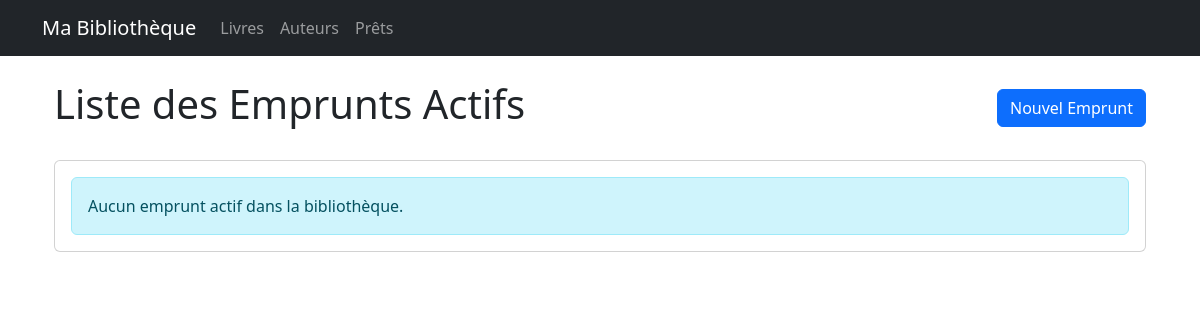
The page /catalogue/loans/ (signed in) on the database as committed earlier.
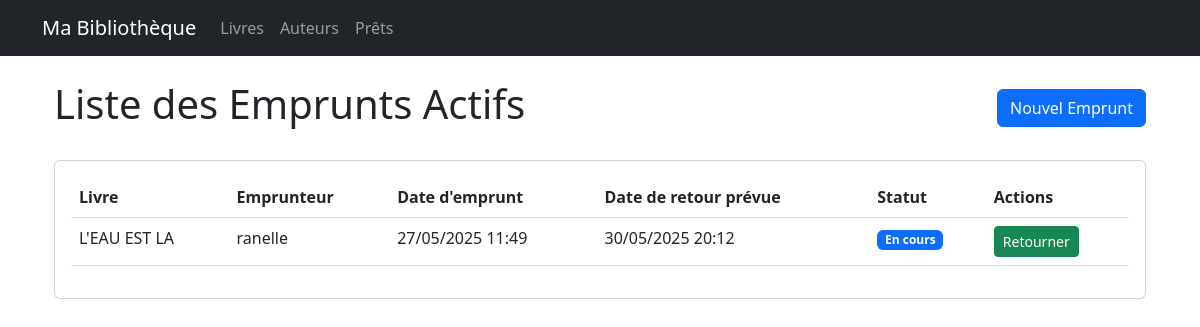
The same page on the database as committed later.
### catalogue/models.py (models this page shows, shortened)
class Loan(models.Model):
    LOAN_STATUS = (
        ('B', 'Borrowed'),
        ('R', 'Reserved'),
        ('A', 'Available'),
        ('O', 'Overdue'),
        ('C', 'Completed'),
    )
    book = models.ForeignKey(Book, on_delete=models.CASCADE, related_name='loans')
    borrower = models.ForeignKey(User, on_delete=models.CASCADE, related_name='loans')
    loan_date = models.DateTimeField(default=timezone.now)
    return_due_date = models.DateTimeField()
    return_date = models.DateTimeField(null=True, blank=True)
    status = models.CharField(max_length=1, choices=LOAN_STATUS, default='B')
    class Meta:
        ordering = ['-loan_date']
    def is_overdue(self):
        if not self.return_date and timezone.now() > self.return_due_date:
            return True
        return False

class Book(models.Model):
    title = models.CharField(max_length=200)
    isbn = models.CharField('ISBN', max_length=13, unique=True)
    authors = models.ManyToManyField(Author, related_name='books')
    category = models.ForeignKey(Category, on_delete=models.SET_NULL, null=True, related_name='books')
    summary = models.TextField(blank=True)
    total_copies = models.IntegerField(default=1)
    available_copies = models.IntegerField(default=1)
    publication_date = models.DateField(null=True, blank=True)
    created_at = models.DateTimeField(auto_now_add=True)
    updated_at = models.DateTimeField(auto_now=True)
    class Meta:
        ordering = ['title']

### catalogue/views.py (the view)
# urls.py: path('loans/', views.loan_list, name='loan_list'),
@login_required
def loan_list(request):
    base_query = Loan.objects.filter(return_date__isnull=True).exclude(status='C')
    if request.user.is_staff:
        loans = base_query.order_by('-loan_date')
    else:
        loans = base_query.filter(borrower=request.user).order_by('-loan_date')
    return render(request, 'catalogue/loan_list.html', {
        'loans': loans,
        'active_only': True
    })

### catalogue/templates/catalogue/loan_list.html (shortened to what this page needs)
{% extends 'catalogue/base.html' %}
{% block content %}
<div class="container mt-4">
    <div class="d-flex justify-content-between align-items-center mb-4">
        <h1>Liste des Emprunts Actifs</h1>
        {% if user.is_authenticated %}
        <a href="{% url 'catalogue:loan_create' %}" class="btn btn-primary">Nouvel Emprunt</a>
        {% endif %}
    </div>
    <div class="card">
        <div class="card-body">
            {% if loans %}
            <div class="table-responsive">
                <table class="table table-hover">
                    <thead>
                        <tr>
                            <th>Livre</th>
                            {% if user.is_staff %}
                            <th>Emprunteur</th>
                            {% endif %}
                            <th>Date d'emprunt</th>
                            <th>Date de retour prévue</th>
                            <th>Statut</th>
                            <th>Actions</th>
                        </tr>
                    </thead>
                    <tbody>
                        {% for loan in loans %}
                        <tr {% if loan.is_overdue %}class="table-danger" {% endif %}>
                            <td>{{ loan.book.title }}</td>
                            {% if user.is_staff %}
                            <td>{{ loan.borrower.username }}</td>
                            {% endif %}
                            <td>{{ loan.loan_date|date:"d/m/Y H:i" }}</td>
                            <td>{{ loan.return_due_date|date:"d/m/Y H:i" }}</td>
                            <td>
                                {% if loan.is_overdue %}
                                <span class="badge bg-danger">En retard</span>
                                {% else %}
                                <span class="badge bg-primary">En cours</span>
                                {% endif %}
                            </td>
                            <td>
                                {% if not loan.return_date %}
                                <a href="{% url 'catalogue:loan_return' loan.pk %}" class="btn btn-success btn-sm">
                                    Retourner
                                </a>
                                {% endif %}
                            </td>
                        </tr>
                        {% endfor %}
                    </tbody>
                </table>
            </div>
            {% else %}
            <div class="alert alert-info mb-0">
                {% if user.is_staff %}
                Aucun emprunt actif dans la bibliothèque.
                {% else %}
                Vous n'avez aucun emprunt en cours.
                {% endif %}
            </div>
            {% endif %}
        </div>
    </div>
</div>
{% endblock %}

### catalogue/templates/catalogue/base.html (shortened to what this page needs)
<!DOCTYPE html>
<html lang="fr">
<head>
    <link href="https://cdn.jsdelivr.net/npm/bootstrap@5.3.0/dist/css/bootstrap.min.css" rel="stylesheet">
</head>
<body>
    <nav class="navbar navbar-expand-lg navbar-dark bg-dark">
        <div class="container">
            <a class="navbar-brand" href="{% url 'catalogue:book_list' %}">Ma Bibliothèque</a>
            <div class="collapse navbar-collapse" id="navbarNav">
                <ul class="navbar-nav">
                    <li class="nav-item">
                        <a class="nav-link" href="{% url 'catalogue:book_list' %}">Livres</a>
                    </li>
                    <li class="nav-item">
                        <a class="nav-link" href="{% url 'catalogue:author_list' %}">Auteurs</a>
                    </li>
                    <li class="nav-item">
                        <a class="nav-link" href="{% url 'catalogue:loan_list' %}">Prêts</a>
                    </li>
                </ul>
            </div>
        </div>
    </nav>
    <div class="container mt-4">
        {% block content %}
        {% endblock %}
    </div>
</body>
</html>

Rows that differ between the two databases and show on the page:
added Loan: book "L'EAU EST LA", borrower.username "ranelle", loan_date "27/05/2025 11:49", return_due_date "30/05/2025 20:12", shows "En cours", shows "Retourner"
Other text that changed with them:
text no longer shown: "Aucun emprunt actif dans la bibliothèque."
text now shown: "Livre Emprunteur Date d'emprunt Date de retour prévue Statut Actions"
